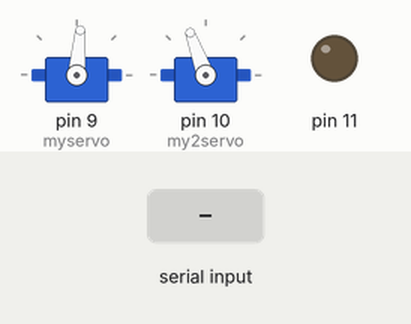
Simulated run of this sketch. Board: Arduino Uno, built with avr-gcc and run on an emulated ATmega328P. Parts: 2 × servo, output pins drawn as LEDs (lit = HIGH). The inputs (shaded band) are chosen by the test bench.

Above: at 1.2 s.
1.3 s: "F90\n" received over Serial
At 2.5 s:
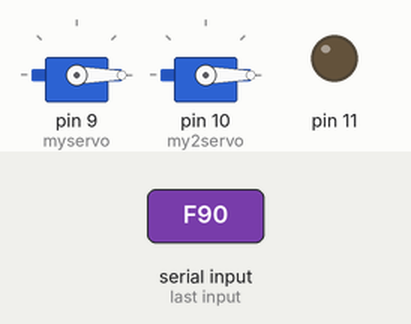
2.8 s: "F,45\n" received over Serial
At 3.7 s:
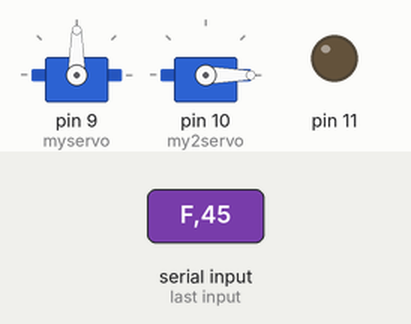
4.3 s: "F" received over Serial
At 4.8 s:
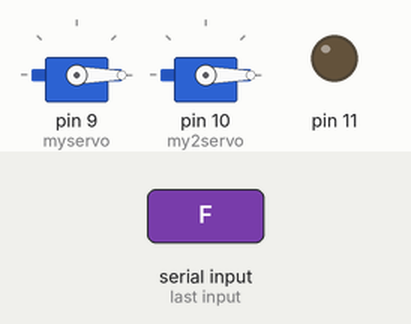
Timing chart, 0 to 7.3 s (numbered marks = the images above; inputs shaded):
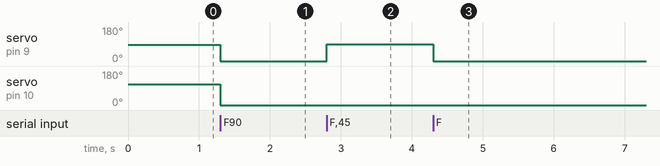

The sketch:

fan.ino
```cpp
#include <Servo.h>
#include <stdio.h>
#include <string.h>

Servo myservo;
Servo my2servo;
char c;

void setup()
{
  myservo.attach(9);
  myservo.write(85);
  my2servo.attach(10);
  my2servo.write(110);
  Serial.begin(9600);  // arduino Ì V   A   | [ g ð I [ v  
}
void loop()
{
  int i = 0;
  int x,y,z;  // T [ {   [ ^ Ö ã ü · é l
  int hantei = 0;  // _  ª   ½ ± Æ ð ¦ ·
  int point = 0;    // Ç Ì z ñ É ü ê é © ð » f · é ½ ß Ì Ï  
  char x1[20] = {0};  //x ² Ì l ðchar ^ Å Æ é
  char y1[20] = {0};  //y ² Ì l ðchar ^ Å Æ é
  char z1[20] = {0};  //z ² Ì l ðchar ^ Å Æ é

  while (1) {
    if (Serial.available()) { //  o b t @ É V   A   f [ ^ ª   é © Ç ¤ © ð ` F b N
      c = Serial.read(); //  V   A   f [ ^ ð o C g P Ê Å Ç Ý   Þ
      if (c == 'F')
        break; //  ¶   ñ Ì I í è Í\0 Å » f
      if (c == '_'){ // x ² Ì     Ì I í è Ì » f Ì ½ ß É g ¤
        point++;
        hantei = 1;
      }

      if(point == 0)
        x1[i] = c;

      if(point == 1 && hantei == 0)
        y1[i] = c;

      if(point == 2 && hantei == 0)
        z1[i] = c;

      i++;

      if(hantei == 1)
        i = 0;

      hantei = 0;
    }
  }
    x = atoi(x1);
    y = atoi(y1);
    z = atoi(z1);
  if(x==200 && y==200 && z==200){
    myservo.write(85);
    my2servo.write(110);
    analogWrite(11, 0);
  }
  else{
    myservo.write (x);
    my2servo.write(y);
    analogWrite(11, z);
  }
  Serial.flush();	// o b t @ Ì N   A
}
```

Measured:
- after the input at 1.3 s, servo on pin 9 (myservo): 85° → 0° at once; servo on pin 10 (my2servo): 110° → 0° at once
- after the input at 2.8 s, servo on pin 9 (myservo): 0° → 90° at once
- after the input at 4.3 s, servo on pin 9 (myservo): 90° → 0° at once
